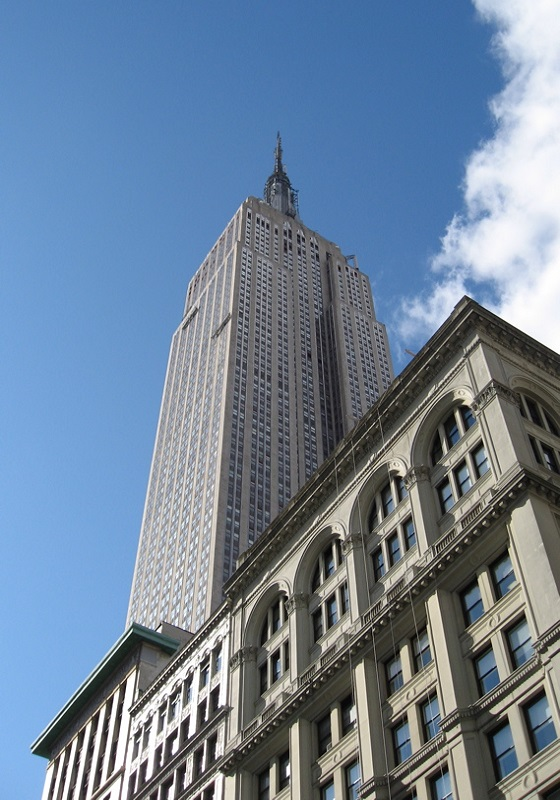
#> input picture ref/mll/empire.jpg, 560 x 800 px
$ python test_recompression.py
#> lines starting #> are read from the running program, lines starting #| are printed output that depends on the picture
### ref/mll/recompression.py
import numpy as np
from math import log

# BP mode
mode0 = lambda r1,r2,r3,r4: r1
mode1 = lambda r1,r2,r3,r4: r3
mode2 = lambda r1,r2,r3,r4: (r1+r2)>>1
mode3 = lambda r1,r2,r3,r4: (r3+r4)>>1
mode4 = lambda r1,r2,r3,r4: (r1+r4)>>1
mode5 = lambda r1,r2,r3,r4: (r1+r3)>>1
mode6 = lambda r1,r2,r3,r4: (r1+r2)>>2+r3>>1
mode7 = lambda r1,r2,r3,r4: ((r1+r2)>>2)+((r3+r4)>>2)
ibp_mode = [mode0,mode1,mode2,mode3,mode4,mode5,mode6,mode7]
domain = [[4,5,7],[4,5,7],[0,4,5],[0,2,6],[1,5,6],[1,3,4]]

def TBT_decode(X, TR, l):
    n,m = X.shape
    new_X = np.array([[X[i,j]*(2**l) + TR[i,j] for j in range(m)] for i in range(n)])
    return new_X

def TBT(X, l):
    B = 2**l-1
    n, m = X.shape
    TR = np.array([[X[i,j] & B for j in range(m)] for i in range(n)])
    X = np.array([[X[i,j] >> l for j in range(m)] for i in range(n)])
    return X, TR

def PSNR(X,Y,l):
    MAX = 2**l-1
    delta = X-Y
    MSE = np.sum(delta * delta)/(X.shape[0]*X.shape[1]) + 1e-8
    log10 = lambda x:log(x)/log(10)
    return 10*log10(MAX**2/MSE)

def IBP_decode(IP, BP_mode, res):
    n,m = res.shape
    X = np.zeros([n,m],dtype=np.uint8)

    # IP
    X[0][0] = IP

    # BP
    for i in range(1,n):
        X[i,0] = X[i-1,0]+res[i,0]
    for i in range(1,m):
        X[0,i] = X[0,i-1]+res[0,i]

    # NP
    for i in range(1,n):
        for j in range(1,m):
            r1 = X[i,j-1]
            r2 = X[i-1,j-1]
            r3 = X[i-1,j]
            if j+1>=8: r4 = 0
            else: r4 = X[i-1,j+1]
            X[i,j] = res[i,j]+ibp_mode[BP_mode](r1,r2,r3,r4)

    return X

def IBP(X, intra_mode, l, printall=False):
    n, m = X.shape
    res = np.zeros([n,m],dtype=np.int8)

    # IP
    IP = X[0][0]

    # BP residual
    for i in range(1,n):
        res[i,0] = X[i,0]-X[i-1,0]
    for i in range(1,m):
        res[0,i] = X[0,i]-X[0,i-1]

    # NP residual
    modelist = domain[intra_mode]
    predicts = np.zeros([len(modelist),n-1,m-1])
    BP_mode = None
    best_predict = None
    p = 0.0
    for k in range(len(modelist)):
        for i in range(1,n):
            for j in range(1,m):
                r1 = X[i,j-1]
                r2 = X[i-1,j-1]
                r3 = X[i-1,j]
                if j+1>=8:
                    r4 = 0
                else:
                    r4 = X[i-1,j+1]
                predicts[k,i-1,j-1]=ibp_mode[modelist[k]](r1,r2,r3,r4)
        if printall:
            print(k)
            print(predicts[k])
        current = PSNR(X[1:,1:],predicts[k],l)
        if current > p:
            p = current
            BP_mode = modelist[k]
            best_predict = k

    res[1:,1:] = X[1:,1:] - predicts[best_predict]
    return IP, BP_mode, res

### ref/mll/test_recompression.py
from recompression import *
from PIL import Image
#from pylab import *
from scipy import misc
import os
im = np.array(Image.open('empire.jpg').convert('L'))
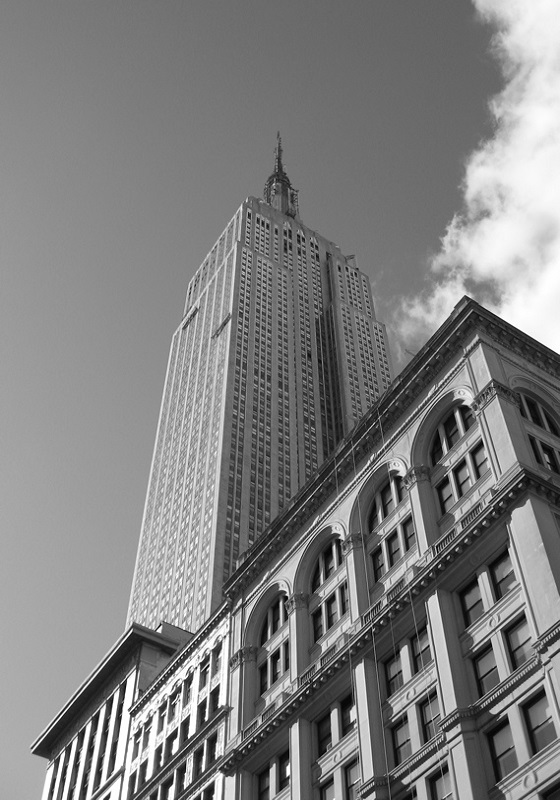
#> im: shape (800, 560); min 0, max 255, mean 127.8
misc.toimage(im, cmin=0, cmax=255).save('gray_empire.jpg')
n, m = im.shape
#> n = 800; m = 560

new_im = np.zeros([n,m])
for i in range(n//8):
    for j in range(m//8):
        X = im[i*8:(i+1)*8, j*8:(j+1)*8]
        X, TR = TBT(X, 1)
        IP, BP_mode, res = IBP(X, 0, 7)
        X = IBP_decode(IP, BP_mode, res)
        X = TBT_decode(X, TR, 1)
        new_im[i*8:(i+1)*8, j*8:(j+1)*8] = X

misc.toimage(new_im, cmin=0, cmax=255).save('new_empire.jpg')

'''
im = array(Image.open('empire.jpg').convert('L'))
# get image list
image_path = './data/'
imglist = [os.path.join(image_path,f) for f in os.listdir(image_path)]

distr = [] # document the residual distribution
for f in imglist:
    print(f)
    current_distr = zeros(33)
    im = array(Image.open(f).convert('L'))
    n, m = im.shape
    print(im.shape)
    n = n/8
    m = m/8
    im = im[:n*8,:m*8]
    print(im.shape)

    # compress the original image
    res = zeros(im.shape,dtype=np.int8)
    for i in range(n):
        for j in range(m):
            X = im[i*8:(i+1)*8,j*8:(j+1)*8]
            X, TR = TBT(X,1)
            best_tmp = None
            best = 255
            for l in [0,2,3,4,5]:
                IP, BP_mode, tmp = IBP(X,l,7)
                if abs(tmp).max() < best:
                    best = abs(tmp).max()
                    best_tmp = tmp
            res[i*8:(i+1)*8,j*8:(j+1)*8] = best_tmp
            if sum(abs(best_tmp)>32):
                print(IP, BP_mode, i,j)
                print(best_tmp)

    # get distribution
    current_distr = []
    for i in range(1,33):
        current_distr.append(sum(abs(res)<i))
    current_distr.append(res.shape[0]*res.shape[1])
    print(res.shape)
    print(current_distr)
    distr.append(current_distr)
save('distribution.npy',distr)

# plot the distribution
x_value = range(33)
for f in distr:
    plot(x_value, f)
show()
'''
